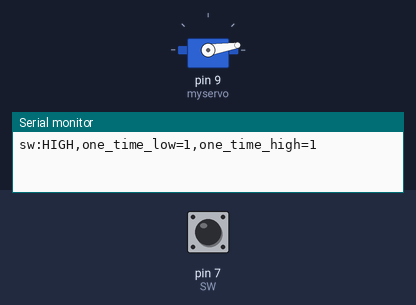
The sketch below on a simulated Arduino Uno, built with avr-gcc and run on an emulated ATmega328P. Shown: servo, the last lines printed to the serial monitor. Inputs (shaded band) come from the test bench; at power-on: pin 7 (SW) HIGH.

Above: at 0.15 s.
At 3.5 s:
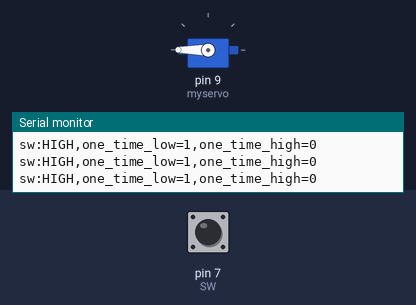
3.6 s: pin 7 (SW) pulled LOW for 0.15 s
At 4.14 s:
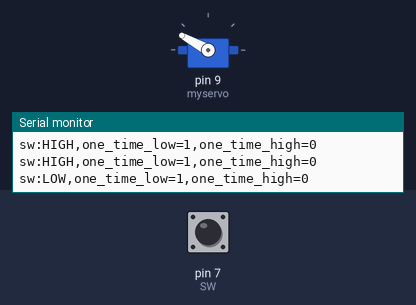
Timing chart, 0 to 10.6 s (numbered marks = the images above; inputs shaded):
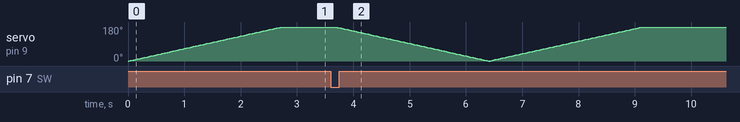

The sketch:

Yujin.ino
```cpp
/*
AET Hansel and Gretel Enclosure
Team Name: M&T Fairies
Team Members: Reece, Yujin, and Keith
Description: button and servo program
 */

#include <Servo.h>
#define SW 7

Servo myservo;  // create servo object to control a servo
// twelve servo objects can be created on most boards

int pos = 0;    // variable to store the servo position

bool one_time_high=true;
bool one_time_low=true;

void setup() {
  myservo.attach(9);  // attaches the servo on pin 9 to the servo object
  Serial.begin(9600);
  pinMode(SW, INPUT);
}

void loop() {
  if(digitalRead(SW)==LOW)
  {
      Serial.print("sw:LOW");
      Serial.print(",one_time_low=");
      Serial.print(one_time_low,DEC);
      Serial.print(",one_time_high=");
      Serial.print(one_time_high,DEC);

      if(one_time_low)
      {

        for (pos = 180; pos >= 0; pos -= 1) { // goes from 180 degrees to 0 degrees
           myservo.write(pos);              // tell servo to go to position in variable 'pos'
          delay(15);                       // waits 15ms for the servo to reach the position
        }
        one_time_high = true;
        one_time_low = false;
      }
  }
  else
  {
      Serial.print("sw:HIGH");
      Serial.print(",one_time_low=");
      Serial.print(one_time_low,DEC);
      Serial.print(",one_time_high=");
      Serial.print(one_time_high,DEC);
      if(one_time_high)
      {
        for (pos=0 ; pos <= 180; pos += 1) { // goes from 0 degrees to 180 degrees
          // in steps of 1 degree
          myservo.write(pos);              // tell servo to go to position in variable 'pos'
          delay(15);                       // waits 15ms for the servo to reach the position
        }
        one_time_high = false;
        one_time_low = true;
      }
      //for (pos = 180; pos >= 0; pos -= 1) { // goes from 180 degrees to 0 degrees
      //  myservo.write(pos);              // tell servo to go to position in variable 'pos'
      //  delay(15);                       // waits 15ms for the servo to reach the position
      //}
  }
  Serial.print("\n");
  delay(1);
}
```
